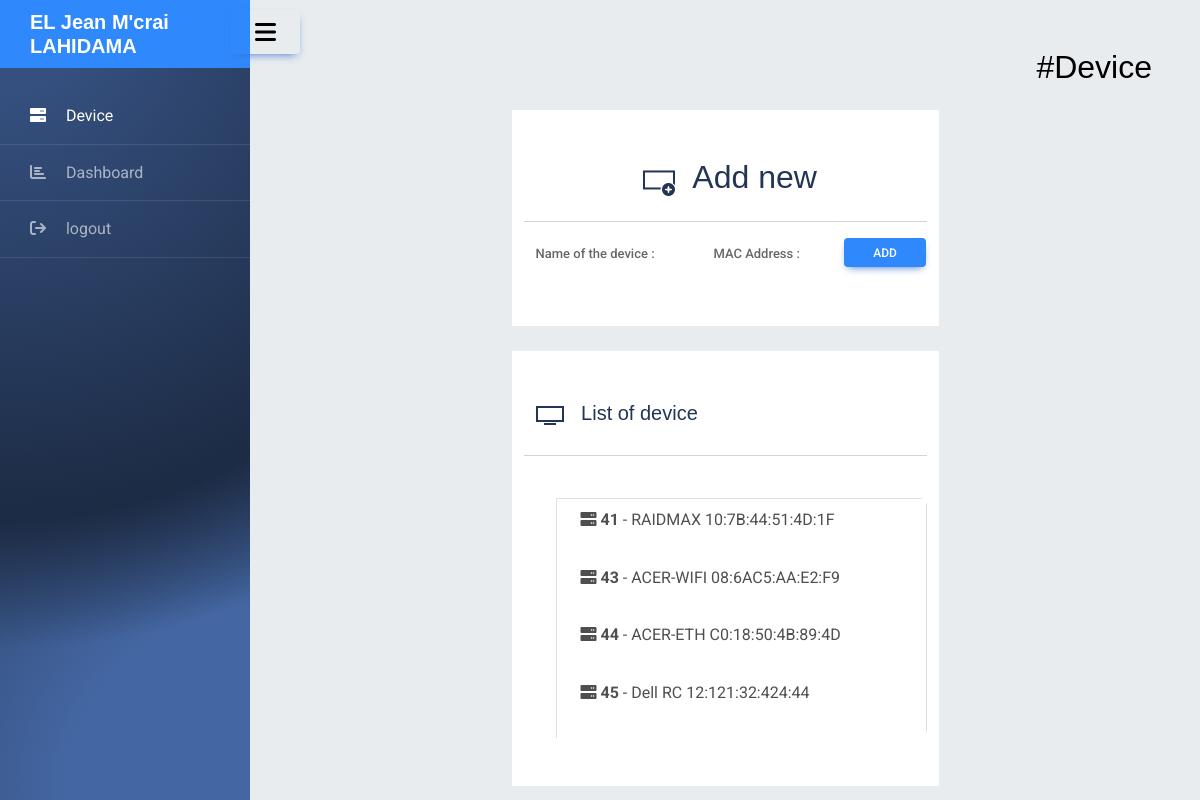
The app's page /profile (signed in) with its own data.
### models.py (models this page shows, shortened)
class User(UserMixin, db.Model):
    id = db.Column(db.Integer,  primary_key=True)
    email = db.Column(db.String(100), unique=True)
    password = db.Column(db.String(100))
    name = db.Column(db.String(1000))

class Device(db.Model):
    id = db.Column(db.Integer, primary_key=True)
    name = db.Column(db.String(1000))
    mac_address = db.Column(db.String(30) )

### main.py (the view, shortened to what this page needs)
@main.route('/profile', methods=['GET', 'POST'])
@login_required
def profile():
    all_device = Device.query.all()
    return render_template('profile.html', name=current_user.name, device=Device.query.all())

### __init__.py (called while the page is built)
def create_app():
    app = Flask(__name__)
    app.config['SECRET_KEY'] = 'thisissecretkey'
    app.config['SQLALCHEMY_DATABASE_URI'] = 'sqlite:////home/mcrai/Desktop/auth_flask2/db.sqlite3'
    db.init_app(app)
    login_manager = LoginManager()
    login_manager.login_view = 'auth.login'
    login_manager.init_app(app)
    from .models import User
    @login_manager.user_loader
    def load_user(user_id):
        return User.query.get(int(user_id))
    from .auth import auth as auth_blueprint
    app.register_blueprint(auth_blueprint)
    print(app)
    from .main import main as main_blueprint
    app.register_blueprint(main_blueprint)
    return app

### templates/profile.html (shortened to what this page needs)
{% extends "base.html" %}
{%block target %}
<div class="wrapper d-flex align-items-stretch">
    <nav id="sidebar">
        <div class="custom-menu">
            <button type="button" id="sidebarCollapse" class="btn btn-primary">
                <i class="fa fa-bars"></i>
            </button>
        </div>
        <h1><a id="name_authentificated" class="logo">{{name}}</a></h1>
        <ul class="list-unstyled components mb-5">
            <li class="active">
                <a id="homepage"><span class="fa fa-solid fa-server mr-3"></span> Device</a>
            </li>
            <li id="dashboard">
                <a id="dashboard"><span class="fa fa-bar-chart mr-3"></span> Dashboard</a>
            </li>
            <li id="logout">
                <a id="logout" href="{{ url_for('auth.logout') }}"><span class="fa fa-sign-out mr-3"></span> logout</a>
            </li>
        </ul>
    </nav>
    <div id="content" class="p-4 p-md-5 pt-5" hidden="true" style="background-color: #E9ECEF;">
        <h2 class="mb-4" style="text-align: right;">#Device</h2>
        <div class="container py-5 align-items-center  " style=" background-color: white; width: 50%;">
            <h2 class="mb-4" style="text-align: center; color:#233554;"><img src="../static/icons8_Add_Row_2.ico"
                    style="padding: 0px 10px 0px 10px;"> Add new</h2>
            <hr>
            <div class="row" style="border-radius: 5px;">
                <div class="col-md-5">
                    <div class="form-outline" style="border: 2px;">
                        <input type="text" id="device_name" class="form-control" data-mdb-showcounter="true"
                            maxlength="20" required />
                        <label class="form-label" for="form16">Name of the device :</label>
                    </div>
                </div>
                <div class="col-md-4">
                    <div class="form-outline" style="border: 2px; ">
                        <input type="text" id="device_mac" class="form-control" data-mdb-showcounter="true"
                            maxlength="20" required />
                        <label class="form-label" for="form16">MAC Address :</label>
                    </div>
                </div>
                <div class="col-md-3">
                    <button class="btn btn-primary btn-sm btn-block align-items-center" onclick="add_new_device()"> Add
                    </button>
                </div>
            </div>
        </div>
        <br>
        <div class="container py-5 align-items-center  " style=" background-color: white; width: 50%;">
            <h5 class="mb-4" style=" color:#233554;"><img src="../static/icons8_widescreen.ico"
                    style="padding: 0px 10px 0px 10px;"> List of device</h5>
            <hr><br>
            <div class="list-group" style="height:30vh ; overflow: auto;">
                <ul id="liste">
                    {% for device in device %}
                    <li class="list-group-item list-group-item-action">
                        <div class="device">
                            <p><i class="fa-solid fa-server"></i> <b>{{device.id}}</b> - {{device.name}}
                                {{device.mac_address}} </p>
                        </div>
                    </li>
                    {% endfor %}
                </ul>
            </div>
        </div>
    </div>
</div>
{%endblock%}

### templates/base.html (shortened to what this page needs)
<!DOCTYPE html>
<html>
<head>
    <link rel="stylesheet" href="https://stackpath.bootstrapcdn.com/font-awesome/4.7.0/css/font-awesome.min.css">
    <link rel="stylesheet" href="../static/css/sidebar.css">
    <link rel="stylesheet" href="../static/css/dashboard.css">
    <link rel="stylesheet" href="https://cdn.jsdelivr.net/npm/bootstrap@4.4.1/dist/css/bootstrap.min.css"
>
    <link href="https://cdnjs.cloudflare.com/ajax/libs/font-awesome/6.0.0/css/all.min.css" rel="stylesheet" />
    <link href="https://cdnjs.cloudflare.com/ajax/libs/mdb-ui-kit/6.0.0/mdb.min.css" rel="stylesheet" />
    <link rel="stylesheet" href="https://jsuites.net/v4/jsuites.css" type="text/css" />
</head>
<body>
    {% block target %}
    {% endblock %}
</body>
</html>

### static/css/dashboard.css (style rules this page uses)
body { background-color: #1E1E2F; }
label { font-size: 13px; color: #424242; font-weight: 500; }
.wrapper { position: relative; top: 0; height: 100vh; }

### records on screen
User: name "EL Jean M'crai LAHIDAMA"
Device: id "41", name "RAIDMAX", mac_address "10:7B:44:51:4D:1F"
Device: id "43", name "ACER-WIFI", mac_address "08:6AC5:AA:E2:F9"
Device: id "44", name "ACER-ETH", mac_address "C0:18:50:4B:89:4D"
Device: id "45", name "Dell RC", mac_address "12:121:32:424:44"
